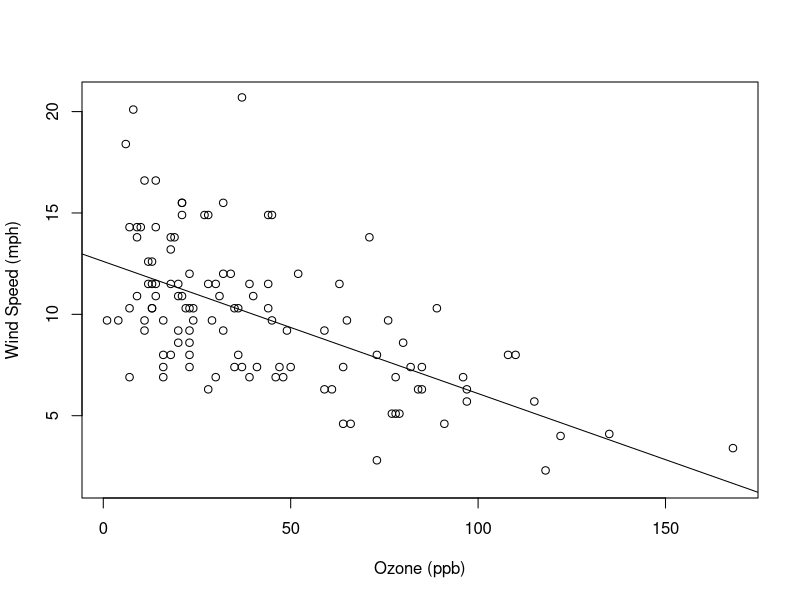
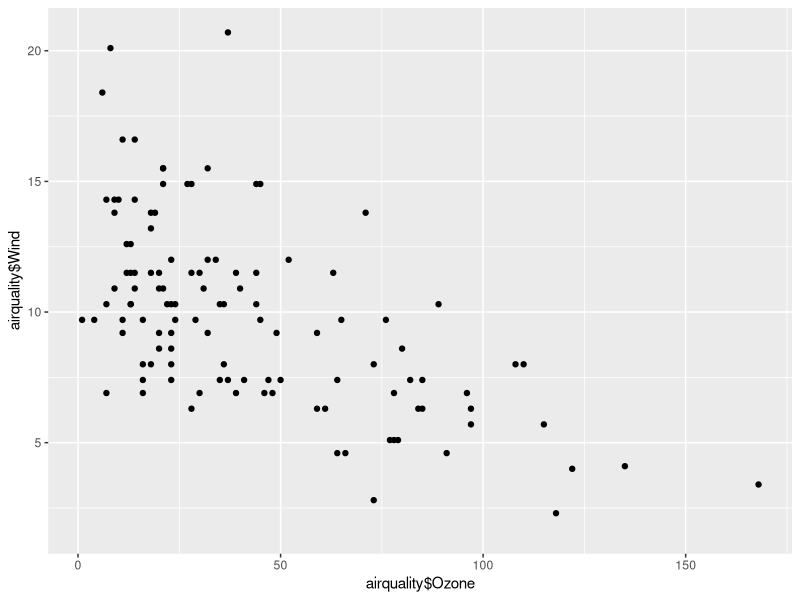
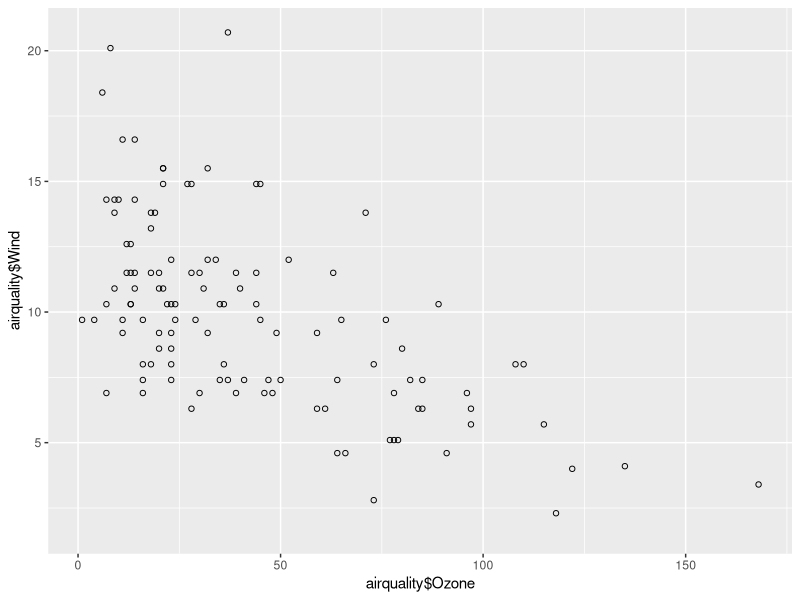
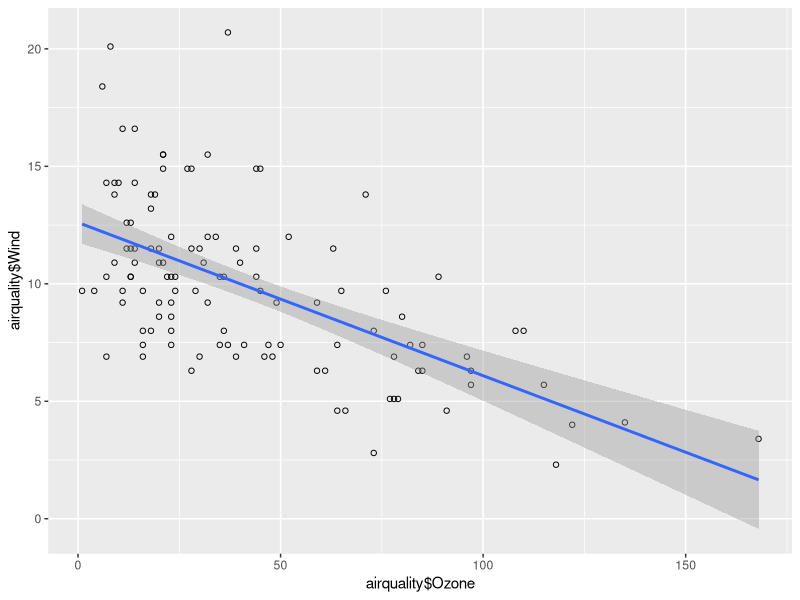

Here is the R script that generated these plots, in order:
?airquality
x =  airquality$Ozone
y = airquality$Wind
plot(x,
     y,
     xlab = "Ozone (ppb)",
     ylab = "Wind Speed (mph)")
abline(lm(y ~ x))

library(ggplot2)
sp <- ggplot(airquality, aes(x = airquality$Ozone,
                             y = airquality$Wind))
sp + geom_point()

sp + geom_point(shape = 1)

sp + geom_point(shape = 1) + geom_smooth(method = lm)